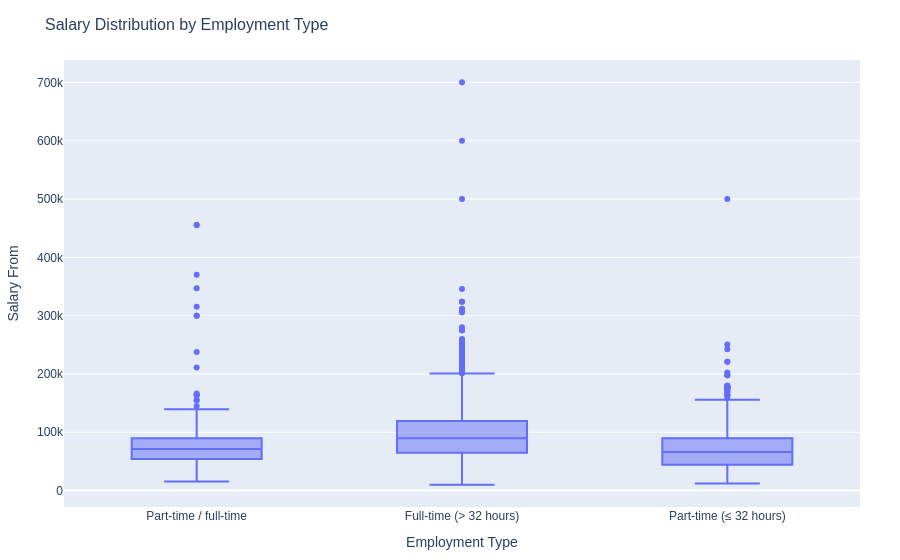

Notebook cell for this chart:
### Markdown cell above
# Salary Distribution by Employment Type
- Identify salary trends across different employment types.
- **Filter the dataset**
  - Remove records where **salary is missing or zero**.
- **Aggregate Data**
  - Group by **employment type** and compute salary distribution.
- **Visualize results**
  - Create a **box plot** where:
    - **X-axis** = `EMPLOYMENT_TYPE_NAME`
    - **Y-axis** = `SALARY_FROM`
  - Customize **colors, fonts, and styles** to avoid a **2.5-point deduction**.
- **Explanation:** Write two sentences about what the graph reveals.

### Code cell
import plotly.express as px

# 1. Filter out missing or zero salaries
pdf = (
    df
    .filter(
        (df["SALARY_FROM"].isNotNull()) &
        (df["SALARY_FROM"] > 0)
    )
    .select("EMPLOYMENT_TYPE_NAME", "SALARY_FROM")
    .toPandas()
)

# 2. Box-plot of salary distributions by employment type
fig = px.box(
    pdf,
    x="EMPLOYMENT_TYPE_NAME",
    y="SALARY_FROM",
    title="Salary Distribution by Employment Type",
    color_discrete_sequence=["#636EFA"]  # single brand color
)

# 3. Tweak fonts & layout to dodge that 2.5-point hit
fig.update_layout(
    font_family="Arial",
    title_font_size=16,
    xaxis_title="Employment Type",
    yaxis_title="Salary From",
    margin=dict(l=40, r=40, t=60, b=40)
)

fig.show()

### Figure 1 — Plotly figure (JSON) as saved in the notebook; plotly's stock layout.template omitted (floating-point values rounded to 4 significant figures; data arrays with more than 128 entries replaced by an {"elided": "..."} marker saying what was removed)
{"data": [{"alignmentgroup": "True", "hovertemplate": "EMPLOYMENT_TYPE_NAME=%{x}<br>SALARY_FROM=%{y}<extra></extra>", "legendgroup": "", "marker": {"color": "#636EFA"}, "name": "", "notched": false, "offsetgroup": "", "orientation": "v", "showlegend": false, "type": "box", "x": {"elided": "17530 str values"}, "x0": " ", "xaxis": "x", "y": {"elided": "17530 int values"}, "y0": " ", "yaxis": "y"}], "layout": {"boxmode": "group", "font": {"family": "Arial"}, "legend": {"tracegroupgap": 0}, "margin": {"b": 40, "l": 40, "r": 40, "t": 60}, "title": {"font": {"size": 16}, "text": "Salary Distribution by Employment Type"}, "xaxis": {"anchor": "y", "domain": [0, 1], "title": {"text": "Employment Type"}}, "yaxis": {"anchor": "x", "domain": [0, 1], "title": {"text": "Salary From"}}}}
